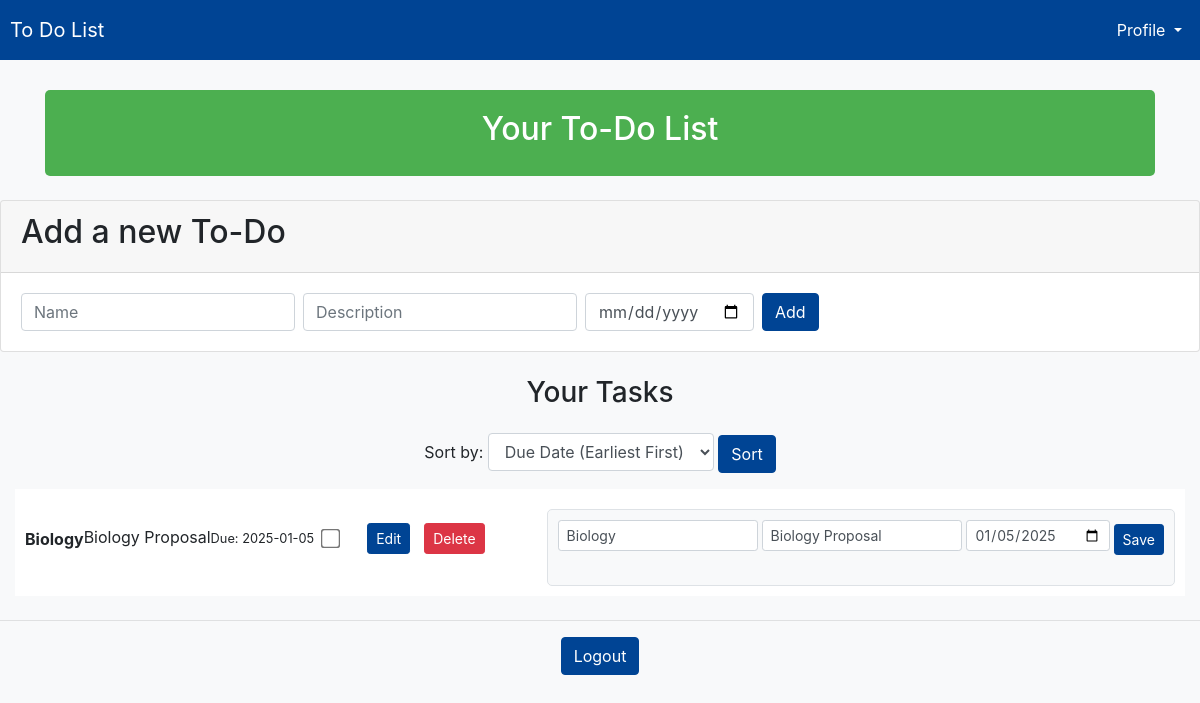
The page /dashboard (signed in) on the database as committed earlier.
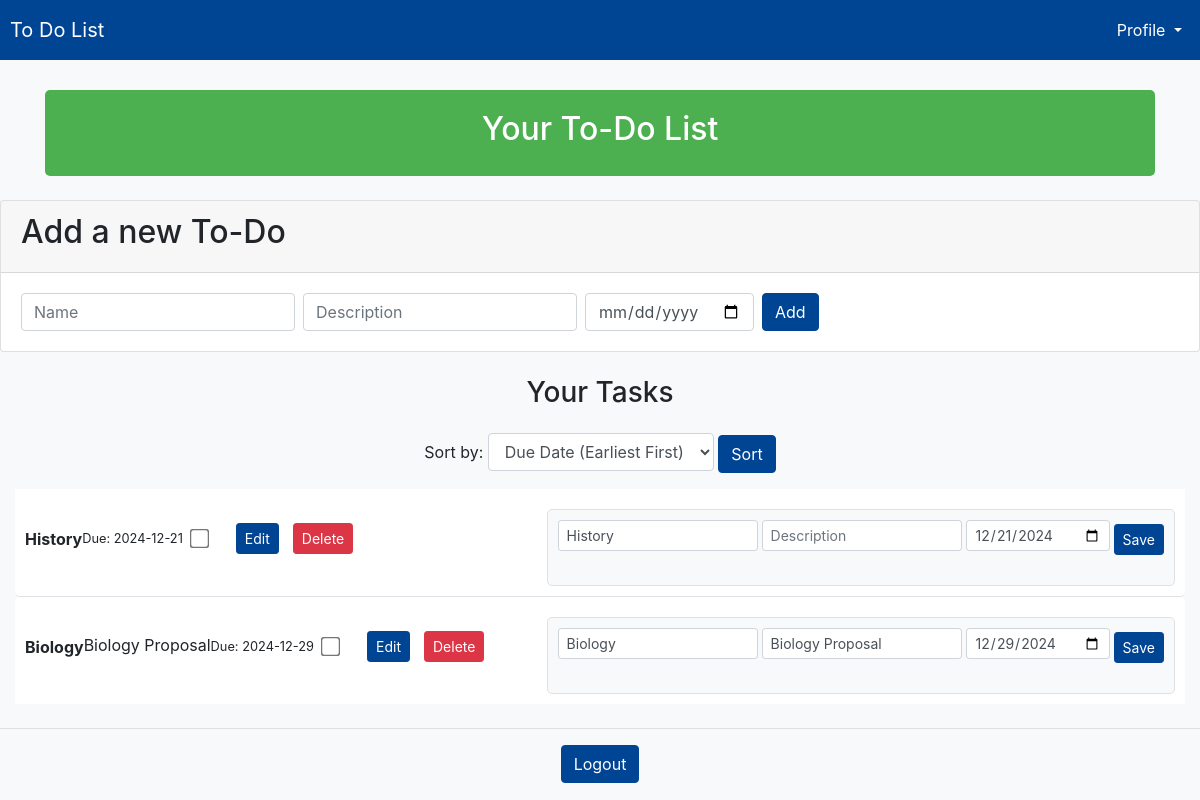
The same page on the database as committed later.
### tables this page shows
CREATE TABLE todos (id INTEGER PRIMARY KEY, user_id INTEGER, name TEXT, description TEXT, completed BOOLEAN, due_date TEXT, FOREIGN KEY(user_id) REFERENCES users(id));

### app.py (the view)
@app.route('/dashboard')
def dashboard():
    if 'user_id' not in session:
        flash('You need to login first', 'warning')
        return redirect(url_for('login'))
    sort_by = request.args.get('sort_by', 'due_date_asc')
    with engine.connect() as conn:
        todos = conn.execute(text("SELECT * FROM todos WHERE user_id = :user_id"), {'user_id': session['user_id']}).fetchall()
    todos = [
        {
            **todo._asdict(),
            'due_date': datetime.strptime(todo.due_date, '%Y-%m-%d').date() if todo.due_date else None
        }
        for todo in todos
    ]
    if sort_by == 'due_date_asc':
        todos.sort(key=lambda x: (x['due_date'] is None, x['due_date']))
    elif sort_by == 'due_date_desc':
        todos.sort(key=lambda x: (x['due_date'] is None, x['due_date']), reverse=True)
    elif sort_by == 'name_asc':
        todos.sort(key=lambda x: x['name'])
    elif sort_by == 'name_desc':
        todos.sort(key=lambda x: x['name'], reverse=True)
    elif sort_by == 'completed':
        todos.sort(key=lambda x: x['completed'])
    current_date = datetime.now().date()
    return render_template('dashboard.html', todos=todos, user_id=session['user_id'], username=session['username'], current_date=current_date, sort_by=sort_by)

### templates/dashboard.html (shortened to what this page needs)
<!DOCTYPE html>
<html lang="en">
<head>
    <link href="https://stackpath.bootstrapcdn.com/bootstrap/4.5.2/css/bootstrap.min.css" rel="stylesheet">
</head>
<body>
    <nav class="navbar navbar-expand-lg navbar-light fixed-top" style="background-color: #004494; padding: 10px;">
        <a class="navbar-brand" href="#" style="color: white;">To Do List</a>
        <div class="collapse navbar-collapse">
            <ul class="navbar-nav ml-auto">
                <li class="nav-item dropdown">
                    <a class="nav-link dropdown-toggle" href="#" id="profileDropdown" role="button" data-toggle="dropdown" aria-haspopup="true" aria-expanded="false" style="color: white;">
                        Profile
                    </a>
                </li>
            </ul>
        </div>
    </nav>
    <div class="container text-center">
        <div id="top">
            <h2>Your To-Do List</h2>
        </div>
    </div>
    <div class="card mt-4">
        <div class="card-header">
            <h2>Add a new To-Do</h2>
        </div>
        <div class="card-body">
            <form action="{{ url_for('add_todo') }}" method="post" class="form-inline">
                <div class="form-group">
                    <input type="text" name="name" placeholder="Name" class="form-control mr-2" required>
                    <input type="text" name="description" placeholder="Description" class="form-control mr-2">
                    <input type="date" name="due_date" class="form-control mr-2" required>
                    <button type="submit" class="btn btn-primary">Add</button>
                </div>
            </form>
        </div>
    </div>
    <div class="container text-center mt-4">
        <h3>Your Tasks</h3>
    </div>
    <div class="container text-center mt-4">
        <form method="get" action="{{ url_for('dashboard') }}">
            <div class="form-group">
                <label for="sort_by">Sort by:</label>
                <select name="sort_by" id="sort_by" class="form-control" style="width: auto; display: inline-block;">
                    <option value="due_date_asc" {% if sort_by == 'due_date_asc' %}selected{% endif %}>Due Date (Earliest First)</option>
                </select>
                <button type="submit" class="btn btn-primary">Sort</button>
            </div>
        </form>
    </div>
    <ul class="list-group list-group-flush">
        {% if todos %}
            {% for todo in todos %}
                <li class="list-group-item todo-item">
                    <div class="d-flex justify-content-between align-items-center mb-2">
                        <div>
                            <strong class="{% if todo.completed %}completed-title{% endif %}">{{ todo.name }}</strong>
                            <p class="mb-1">{{ todo.description }}</p>
                            <small>Due: {% if todo.due_date %}{{ todo.due_date }}{% else %}No due date{% endif %}</small>
                        </div>
                        <div class="d-flex align-items-center" style="gap: 10px;">
                            <form action="{{ url_for('complete_todo', todo_id=todo.id) }}" method="post" class="mr-2">
                                <input type="checkbox" name="completed" style="transform: scale(1.5);" onchange="this.form.submit()" {% if todo.completed %}checked{% endif %}>
                            </form>
                            <button class="btn btn-secondary btn-sm" onclick="toggleEditForm('{{ todo.id }}')">Edit</button>
                            <form action="{{ url_for('delete_todo', todo_id=todo.id) }}" method="post">
                                <button type="submit" class="btn btn-danger btn-sm">Delete</button>
                            </form>
                        </div>
                    </div>
                    <div id="edit-container-{{ todo.id }}" class="edit-container">
                        <form action="{{ url_for('edit_todo', todo_id=todo.id) }}" method="post">
                            <div class="form-group">
                                <input type="text" name="name" placeholder="Name" class="form-control form-control-sm mb-2" value="{{ request.form.name or todo.name }}">
                                <input type="text" name="description" placeholder="Description" class="form-control form-control-sm mb-2" value="{{ request.form.description or todo.description }}">
                                <input type="date" name="due_date" class="form-control form-control-sm mb-2" value="{{ request.form.due_date or todo.due_date }}">
                                <button type="submit" class="btn btn-primary btn-sm">Save</button>
                            </div>
                        </form>
                    </div>
                </li>
            {% endfor %}
        {% else %}
            <li class="list-group-item text-center">There are no tasks right now.</li>
        {% endif %}
    </ul>
    <div class="text-center mt-4">
        <hr>
        <form action="{{ url_for('logout') }}" method="get">
            <button type="submit" class="btn btn-secondary btn-logout">Logout</button>
        </form>
    </div>
</body>
</html>

### templates/dashboard.html (style rules this page uses)
body { background-color: #f8f9fa; padding-top: 70px; }
.container { margin-top: 20px; }
.todo-item { display: flex; justify-content: space-between; align-items: center; padding: 10px; border: 1px solid #dee2e6; border-radius: 5px; margin-bottom: 10px; }
.todo-item form { margin: 0; display: flex; align-items: center; }
.todo-item input[type="text"] { width: 200px; margin-right: 4px; }
.todo-item button { margin-left: 4px; }
.todo-item div { display: flex; align-items: center; }
.todo-item input[type="checkbox"] { margin-right: 8px; }
#top { text-align: center; background-color: #4CAF50; padding: 20px; color: white; border-radius: 5px; margin-top: 20px; }
.btn-primary { background-color: #004494; border-color: #004494; }
.btn-secondary { background-color: #004494; border-color: #004494; }
.d-flex { justify-content: center; gap: 10px; }
.card { margin-bottom: 20px; }
.list-group-item { margin: 0 15px; }
.edit-container { display: none; margin-top: 10px; padding: 10px; border: 1px solid #dee2e6; border-radius: 5px; background-color: #f8f9fa; }

Rows that differ between the two databases and show on the page:
added todos: name "History", due_date "2024-12-21", due_date "12/21/2024"
changed todos "Biology": due_date "2025-01-05" → "2024-12-29"; due_date "01/05/2025" → "12/29/2024"
